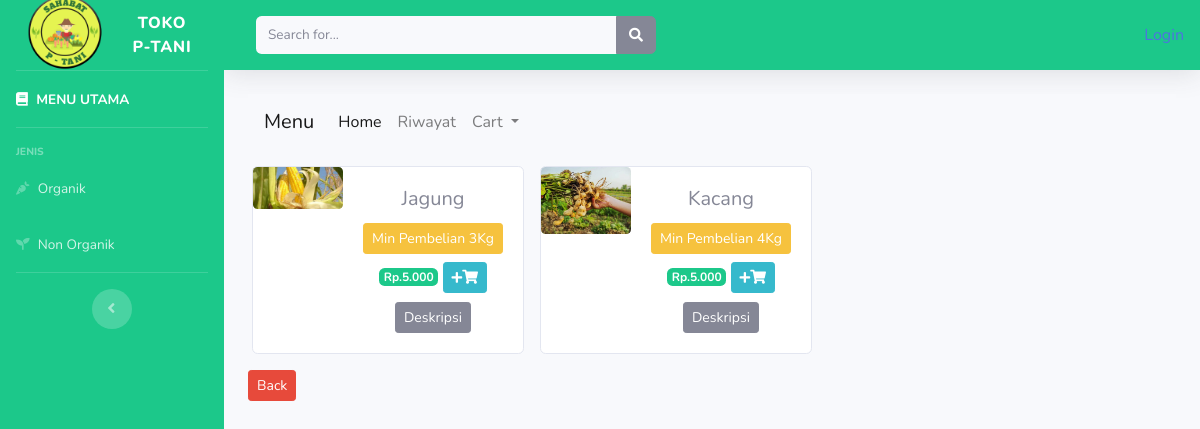
The page /index.php/kategori/biji_bijian on the database its author committed.
### tables this page shows
CREATE TABLE `tb_barang` (
  `id_brg` int(11) NOT NULL,
  `nama_penjual` varchar(60) NOT NULL,
  `alamat` varchar(200) NOT NULL,
  `telp` varchar(25) NOT NULL,
  `nama_brg` varchar(120) NOT NULL,
  `keterangan` varchar(600) NOT NULL,
  `kategori` varchar(60) NOT NULL,
  `jenis` varchar(60) NOT NULL,
  `harga` int(11) NOT NULL,
  `stok` int(4) NOT NULL,
  `min_pembelian` varchar(40) NOT NULL,
  `no_rek` varchar(100) NOT NULL,
  `waktu_panen` date NOT NULL,
  `gambar` text NOT NULL
);

### application/controllers/Kategori.php (called while the page is built, shortened)
<?php
class kategori extends CI_Controller{
public function biji_bijian()
{
	$data['biji_bijian'] = $this->model_kategori->data_biji_bijian()->result();
	$this->load->view('templates/header');
	$this->load->view('templates/sidebar');
	$this->load->view('biji_bijian', $data);
	$this->load->view('templates/footer');
}
 }
 ?>

### index.php (called while the page is built, shortened)
<?php
require_once BASEPATH.'core/CodeIgniter.php';

### application/models/model_kategori.php (called while the page is built, shortened)
<?php
class Model_kategori extends CI_Model{
public function data_biji_bijian()
{
	return $this->db->get_where('tb_barang', array('kategori' => 'biji-bijian'));
}
 }
?>

### application/views/biji_bijian.php (the view, shortened to what this page needs)
<div class="container-fluid">
<nav class="navbar navbar-expand-lg navbar-light bg-light">
  <a class="navbar-brand" href="#">Menu</a>
  <div class="collapse navbar-collapse" id="navbarNavDropdown">
    <ul class="navbar-nav">
      <li class="nav-item active">
        <a class="nav-link" href="<?php echo base_url('dashboard1/')?>">Home <span class="sr-only">(current)</span></a>
      </li>
      <li class="nav-item">
        <a class="nav-link" href="<?php echo base_url('riwayat/')?>">Riwayat</a>
      </li>
      <li class="nav-item dropdown">
        <a class="nav-link dropdown-toggle" href="#" id="navbarDropdownMenuLink" role="button" data-toggle="modal" data-target="#cart" aria-haspopup="true" aria-expanded="false">
          Cart
        </a>
      </li>
    </ul>
  </div>
</nav>
  <div class="row text-center mt-3">
    <?php foreach ($biji_bijian as $brg): ?>
       <div class="card ml-3" style="width: 17rem;">
  <div class="row no-gutters">
    <div class="col-md-4">
      <img src="<?php echo base_url(). '/uploads/'. $brg->gambar?>" class="card-img" alt="...">
    </div>
    <div class="col-md-8">
      <div class="card-body">
        <h5 class="card-title"><?php echo $brg->nama_brg ?></h5>
        <div class="btn btn-sm btn-warning mb-2" >Min Pembelian <?php echo $brg->min_pembelian ?>Kg</div>
        <span class="badge badge-success mb-3">Rp.<?php echo number_format($brg->harga, 0,',','.')  ?></span>
         <?php echo anchor('dashboard1/tambah_ke_keranjang/' .$brg->id_brg, '<div class="btn btn-sm btn-info"><i class="fa fa-plus fa-sm"></i><i class="fas fa-shopping-cart" ></i></div>') ?>
         <?php echo anchor('dashboard1/detail/' .$brg->id_brg, '<div class="btn btn-sm btn-secondary">Deskripsi</div>') ?>
      </div>
    </div>
  </div>
</div>
    <?php endforeach; ?>
  </div>
  <?php echo anchor('dashboard1/index/', '<div class="btn btn-sm btn-danger mt-3">Back</div>') ?>
  </div>

### application/bg.css (style rules this page uses)
body { background-image: url(uploads/bg.png); }

### rows shown on the page
tb_barang: gambar (picture), nama_brg "Jagung", min_pembelian "3", harga "5.000", id_brg "Deskripsi"
tb_barang: gambar (picture), nama_brg "Kacang", min_pembelian "4", harga "5.000", id_brg "Deskripsi"

### other values the page prints
anchor('auth/login', 'Login') "Login"
